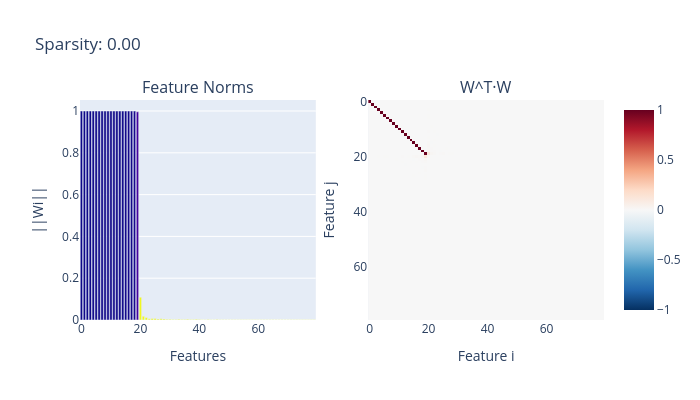
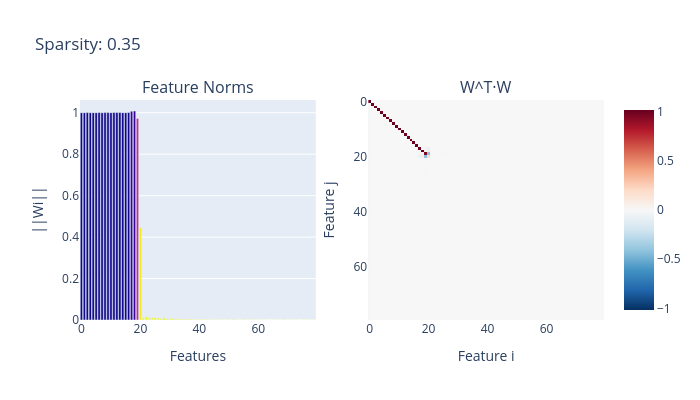
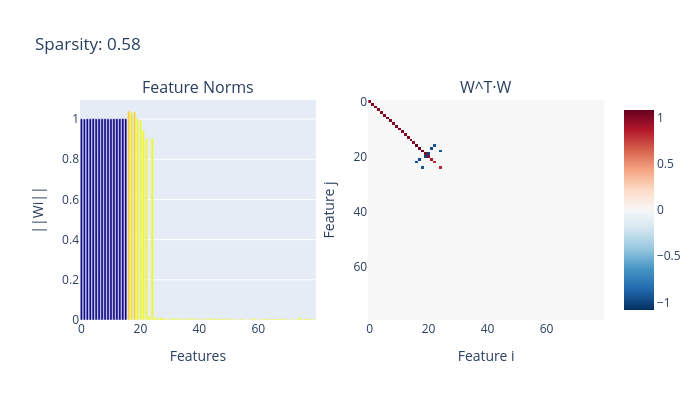

Write notebook code for charts like these, in order.
### Code cell
def plot_superposition_score(model: ToyModel) -> float:
    feature_probabilities = model.feature_probabilities.detach().cpu()
    W = model.W.detach().cpu()

    W_norm = W / (1e-5 + torch.norm(W, p=2, dim=-1, keepdim=True))

    # Tensor containing the interference between features for each instance
    # d_feat1 is the feature direction on which d_feat2 projects
    # this is done for each instance separately with varying sparsity.
    interference = einops.einsum(
        W_norm, 
        W, 
        "n_inst d_feat1 d_hidden, n_inst d_feat2 d_hidden -> n_inst d_feat1 d_feat2",
    )
    indices = torch.arange(model.cfg.d_feat, device="cpu")
    interference[:, indices, indices] = 0.

    # Once we have the interference matrix, we can compute the polysemanticity score
    # We just take the norm of the interference to get a magintude.
    polysemanticity = interference.norm(dim=-1)
    
    WtW = einops.einsum(W, W, "n_inst d_feat d_hidden, n_inst d_feat2 d_hidden -> n_inst d_feat d_feat2")
    norms = W.norm(p=2, dim=-1)

    for inst in range(model.cfg.n_inst):
        fig = make_subplots(
            rows=1, cols=2,
            subplot_titles=("Feature Norms", "W^T·W")
        )
        fig.add_trace(
            go.Bar(
                x=indices.numpy(),
                y=norms[inst].numpy(),
                name="||Wi||",
                marker=dict(
                    color=polysemanticity[inst].numpy(),
                    cmin=0,
                    cmax=1,
                )
            ),
            row=1, col=1
        )
        fig.add_trace(
            go.Heatmap(
                z=WtW[inst].numpy(),
                colorscale="RdBu_r",
                zmid=0,
            ),
            row=1, col=2
        )
        
        fig.update_xaxes(title_text="Features", row=1, col=1)
        fig.update_yaxes(title_text="||Wi||", row=1, col=1)
        fig.update_xaxes(title_text="Feature i", row=1, col=2)
        fig.update_yaxes(title_text="Feature j", row=1, col=2, autorange="reversed")
        fig.update_layout(title_text=f"Sparsity: {(1 - feature_probabilities[inst][0]).item():.2f}", showlegend=False, width=700, height=400)
        fig.show()


plot_superposition_score(model)

### Figure 1 — Plotly figure (JSON) as saved in the notebook; plotly's stock layout.template omitted (floating-point values rounded to 4 significant figures; data arrays with more than 128 entries replaced by an {"elided": "..."} marker saying what was removed)
{"data": [{"marker": {"cmax": 1, "cmin": 0, "color": [0.0028, 0.003203, 0.002562, 0.00339, 0.003963, 0.004171, 0.004035, 0.004403, 0.004654, 0.004235, 0.0041, 0.006033, 0.004574, 0.004882, 0.005322, 0.008936, 0.01461, 0.01124, 0.01905, 0.1085, 0.9963, 1.001, 1.001, 0.9983, 0.999, 1.0, 0.998, 0.9997, 0.9986, 0.9969, 0.9972, 0.9966, 0.9959, 0.9966, 0.9949, 0.9974, 0.9974, 0.9967, 0.9959, 0.9986, 0.9975, 0.9933, 0.9942, 0.997, 0.9951, 0.9932, 0.997, 0.9955, 0.9962, 0.9964, 0.9935, 0.9954, 0.9942, 0.995, 0.9937, 0.9938, 0.9951, 0.9938, 0.9943, 0.9942, 0.994, 0.9933, 0.994, 0.9941, 0.9928, 0.9928, 0.9939, 0.9941, 0.9934, 0.9943, 0.9931, 0.9937, 0.9942, 0.9933, 0.994, 0.9937, 0.9946, 0.9937, 0.9932, 0.9935]}, "name": "||Wi||", "type": "bar", "x": [0, 1, 2, 3, 4, 5, 6, 7, 8, 9, 10, 11, 12, 13, 14, 15, 16, 17, 18, 19, 20, 21, 22, 23, 24, 25, 26, 27, 28, 29, 30, 31, 32, 33, 34, 35, 36, 37, 38, 39, 40, 41, 42, 43, 44, 45, 46, 47, 48, 49, 50, 51, 52, 53, 54, 55, 56, 57, 58, 59, 60, 61, 62, 63, 64, 65, 66, 67, 68, 69, 70, 71, 72, 73, 74, 75, 76, 77, 78, 79], "xaxis": "x", "y": [0.9999, 1.0, 1.0, 1.0, 1.0, 1.0, 0.9999, 0.9999, 0.9999, 1.0, 0.9999, 0.9999, 0.9999, 0.9999, 0.9999, 0.9999, 1.0, 0.9999, 0.9998, 0.9962, 0.1094, 0.01793, 0.01214, 0.005636, 0.007039, 0.007681, 0.005157, 0.005652, 0.004735, 0.003052, 0.003185, 0.002799, 0.002428, 0.003036, 0.002058, 0.002494, 0.003753, 0.00219, 0.002542, 0.003089, 0.002195, 0.001342, 0.001724, 0.002052, 0.001563, 0.00142, 0.00187, 0.001503, 0.001636, 0.001674, 0.001296, 0.001452, 0.001319, 0.001401, 0.001218, 0.001272, 0.001365, 0.001262, 0.00129, 0.001297, 0.001269, 0.001185, 0.001276, 0.001301, 0.001163, 0.001102, 0.00125, 0.001255, 0.001201, 0.001277, 0.0012, 0.001234, 0.001299, 0.001176, 0.00126, 0.001194, 0.001359, 0.00125, 0.001174, 0.001246], "yaxis": "y"}, {"colorscale": [[0, "rgb(5,48,97)"], [0.1, "rgb(33,102,172)"], [0.2, "rgb(67,147,195)"], [0.3, "rgb(146,197,222)"], [0.4, "rgb(209,229,240)"], [0.5, "rgb(247,247,247)"], [0.6, "rgb(253,219,199)"], [0.7, "rgb(244,165,130)"], [0.8, "rgb(214,96,77)"], [0.9, "rgb(178,24,43)"], [1, "rgb(103,0,31)"]], "type": "heatmap", "xaxis": "x2", "yaxis": "y2", "z": {"elided": "80x80 float values"}, "zmid": 0}], "layout": {"annotations": [{"font": {"size": 16}, "showarrow": false, "text": "Feature Norms", "x": 0.225, "xanchor": "center", "xref": "paper", "y": 1, "yanchor": "bottom", "yref": "paper"}, {"font": {"size": 16}, "showarrow": false, "text": "W^T·W", "x": 0.775, "xanchor": "center", "xref": "paper", "y": 1, "yanchor": "bottom", "yref": "paper"}], "height": 400, "showlegend": false, "title": {"text": "Sparsity: 0.00"}, "width": 700, "xaxis": {"anchor": "y", "domain": [0, 0.45], "title": {"text": "Features"}}, "xaxis2": {"anchor": "y2", "domain": [0.55, 1], "title": {"text": "Feature i"}}, "yaxis": {"anchor": "x", "domain": [0, 1], "title": {"text": "||Wi||"}}, "yaxis2": {"anchor": "x2", "autorange": "reversed", "domain": [0, 1], "title": {"text": "Feature j"}}}}

### Figure 2 — Plotly figure (JSON) as saved in the notebook; plotly's stock layout.template omitted (floating-point values rounded to 4 significant figures; data arrays with more than 128 entries replaced by an {"elided": "..."} marker saying what was removed)
{"data": [{"marker": {"cmax": 1, "cmin": 0, "color": [0.005252, 0.005653, 0.005674, 0.004214, 0.007429, 0.00672, 0.008016, 0.005956, 0.007322, 0.007521, 0.007689, 0.009943, 0.007564, 0.007893, 0.0093, 0.008795, 0.009344, 0.06995, 0.08855, 0.4306, 0.9624, 1.017, 1.032, 1.004, 1.002, 1.022, 1.014, 1.005, 1.008, 1.006, 1.007, 1.002, 1.004, 1.009, 1.004, 1.001, 1.005, 1.004, 1.005, 1.006, 1.001, 1.001, 1.01, 1.012, 1.001, 1.028, 1.004, 1.047, 0.9991, 1.01, 1.034, 1.003, 1.054, 1.006, 1.017, 1.056, 1.023, 0.9984, 1.046, 1.028, 1.05, 0.9917, 1.04, 0.9907, 0.9945, 1.008, 1.048, 1.049, 1.04, 1.053, 1.039, 1.048, 1.05, 1.032, 0.98, 0.9979, 1.031, 1.039, 1.036, 1.032]}, "name": "||Wi||", "type": "bar", "x": [0, 1, 2, 3, 4, 5, 6, 7, 8, 9, 10, 11, 12, 13, 14, 15, 16, 17, 18, 19, 20, 21, 22, 23, 24, 25, 26, 27, 28, 29, 30, 31, 32, 33, 34, 35, 36, 37, 38, 39, 40, 41, 42, 43, 44, 45, 46, 47, 48, 49, 50, 51, 52, 53, 54, 55, 56, 57, 58, 59, 60, 61, 62, 63, 64, 65, 66, 67, 68, 69, 70, 71, 72, 73, 74, 75, 76, 77, 78, 79], "xaxis": "x", "y": [1.0, 1.001, 1.001, 1.001, 1.001, 1.001, 1.001, 1.0, 1.001, 1.001, 1.001, 1.001, 1.001, 1.001, 1.001, 1.001, 1.001, 1.007, 1.009, 0.9725, 0.4446, 0.0119, 0.01626, 0.01066, 0.0103, 0.01131, 0.009677, 0.007635, 0.01057, 0.005321, 0.005683, 0.005614, 0.005659, 0.004098, 0.00439, 0.003569, 0.0033, 0.004184, 0.002927, 0.003054, 0.002632, 0.002614, 0.003199, 0.002347, 0.001795, 0.002302, 0.00154, 0.002401, 0.001497, 0.001371, 0.002246, 0.00133, 0.003164, 0.001176, 0.001229, 0.00218, 0.001123, 0.001028, 0.001431, 0.0008597, 0.001339, 0.0009178, 0.001197, 0.000838, 0.0005563, 0.0008017, 0.00161, 0.00125, 0.001211, 0.001889, 0.0009952, 0.001553, 0.00145, 0.0009424, 0.0004064, 0.0006987, 0.0008017, 0.001065, 0.001434, 0.001163], "yaxis": "y"}, {"colorscale": [[0, "rgb(5,48,97)"], [0.1, "rgb(33,102,172)"], [0.2, "rgb(67,147,195)"], [0.3, "rgb(146,197,222)"], [0.4, "rgb(209,229,240)"], [0.5, "rgb(247,247,247)"], [0.6, "rgb(253,219,199)"], [0.7, "rgb(244,165,130)"], [0.8, "rgb(214,96,77)"], [0.9, "rgb(178,24,43)"], [1, "rgb(103,0,31)"]], "type": "heatmap", "xaxis": "x2", "yaxis": "y2", "z": {"elided": "80x80 float values"}, "zmid": 0}], "layout": {"annotations": [{"font": {"size": 16}, "showarrow": false, "text": "Feature Norms", "x": 0.225, "xanchor": "center", "xref": "paper", "y": 1, "yanchor": "bottom", "yref": "paper"}, {"font": {"size": 16}, "showarrow": false, "text": "W^T·W", "x": 0.775, "xanchor": "center", "xref": "paper", "y": 1, "yanchor": "bottom", "yref": "paper"}], "height": 400, "showlegend": false, "title": {"text": "Sparsity: 0.35"}, "width": 700, "xaxis": {"anchor": "y", "domain": [0, 0.45], "title": {"text": "Features"}}, "xaxis2": {"anchor": "y2", "domain": [0.55, 1], "title": {"text": "Feature i"}}, "yaxis": {"anchor": "x", "domain": [0, 1], "title": {"text": "||Wi||"}}, "yaxis2": {"anchor": "x2", "autorange": "reversed", "domain": [0, 1], "title": {"text": "Feature j"}}}}

### Figure 3 — Plotly figure (JSON) as saved in the notebook; plotly's stock layout.template omitted (floating-point values rounded to 4 significant figures; data arrays with more than 128 entries replaced by an {"elided": "..."} marker saying what was removed)
{"data": [{"marker": {"cmax": 1, "cmin": 0, "color": [0.006446, 0.006685, 0.007426, 0.007398, 0.008298, 0.008555, 0.00938, 0.008671, 0.01159, 0.007727, 0.009024, 0.01219, 0.008249, 0.01101, 0.01256, 0.009868, 0.9019, 0.9451, 0.9052, 0.9937, 1.003, 1.033, 1.04, 1.205, 1.035, 1.163, 1.199, 1.038, 1.269, 1.025, 1.163, 1.203, 1.311, 1.162, 1.28, 1.307, 1.246, 1.288, 1.249, 1.291, 1.345, 1.26, 1.31, 1.334, 1.361, 1.36, 1.322, 1.348, 1.303, 1.349, 1.366, 1.341, 1.267, 1.313, 1.356, 1.337, 1.242, 1.367, 1.372, 1.372, 1.253, 1.343, 1.386, 1.352, 1.352, 1.371, 1.351, 1.339, 1.379, 1.384, 1.297, 1.329, 1.31, 1.36, 1.388, 1.329, 1.381, 1.322, 1.384, 1.33]}, "name": "||Wi||", "type": "bar", "x": [0, 1, 2, 3, 4, 5, 6, 7, 8, 9, 10, 11, 12, 13, 14, 15, 16, 17, 18, 19, 20, 21, 22, 23, 24, 25, 26, 27, 28, 29, 30, 31, 32, 33, 34, 35, 36, 37, 38, 39, 40, 41, 42, 43, 44, 45, 46, 47, 48, 49, 50, 51, 52, 53, 54, 55, 56, 57, 58, 59, 60, 61, 62, 63, 64, 65, 66, 67, 68, 69, 70, 71, 72, 73, 74, 75, 76, 77, 78, 79], "xaxis": "x", "y": [1.002, 1.001, 1.002, 1.001, 1.002, 1.001, 1.002, 1.001, 1.002, 1.001, 1.001, 1.002, 1.002, 1.002, 1.002, 1.002, 1.04, 1.032, 1.035, 1.003, 0.9935, 0.9448, 0.9015, 0.01667, 0.9049, 0.01274, 0.01097, 0.01208, 0.008807, 0.006746, 0.007723, 0.007508, 0.009898, 0.007228, 0.005736, 0.008713, 0.006114, 0.00918, 0.006919, 0.006169, 0.005461, 0.006041, 0.006696, 0.006968, 0.008016, 0.009368, 0.004406, 0.007814, 0.004757, 0.006229, 0.006862, 0.004585, 0.004824, 0.002708, 0.006078, 0.005272, 0.002456, 0.003612, 0.00923, 0.006636, 0.002754, 0.005244, 0.008036, 0.005973, 0.005392, 0.004884, 0.005266, 0.005558, 0.007806, 0.006515, 0.003705, 0.00368, 0.003301, 0.00487, 0.01328, 0.003967, 0.007709, 0.004432, 0.00493, 0.005038], "yaxis": "y"}, {"colorscale": [[0, "rgb(5,48,97)"], [0.1, "rgb(33,102,172)"], [0.2, "rgb(67,147,195)"], [0.3, "rgb(146,197,222)"], [0.4, "rgb(209,229,240)"], [0.5, "rgb(247,247,247)"], [0.6, "rgb(253,219,199)"], [0.7, "rgb(244,165,130)"], [0.8, "rgb(214,96,77)"], [0.9, "rgb(178,24,43)"], [1, "rgb(103,0,31)"]], "type": "heatmap", "xaxis": "x2", "yaxis": "y2", "z": {"elided": "80x80 float values"}, "zmid": 0}], "layout": {"annotations": [{"font": {"size": 16}, "showarrow": false, "text": "Feature Norms", "x": 0.225, "xanchor": "center", "xref": "paper", "y": 1, "yanchor": "bottom", "yref": "paper"}, {"font": {"size": 16}, "showarrow": false, "text": "W^T·W", "x": 0.775, "xanchor": "center", "xref": "paper", "y": 1, "yanchor": "bottom", "yref": "paper"}], "height": 400, "showlegend": false, "title": {"text": "Sparsity: 0.58"}, "width": 700, "xaxis": {"anchor": "y", "domain": [0, 0.45], "title": {"text": "Features"}}, "xaxis2": {"anchor": "y2", "domain": [0.55, 1], "title": {"text": "Feature i"}}, "yaxis": {"anchor": "x", "domain": [0, 1], "title": {"text": "||Wi||"}}, "yaxis2": {"anchor": "x2", "autorange": "reversed", "domain": [0, 1], "title": {"text": "Feature j"}}}}
